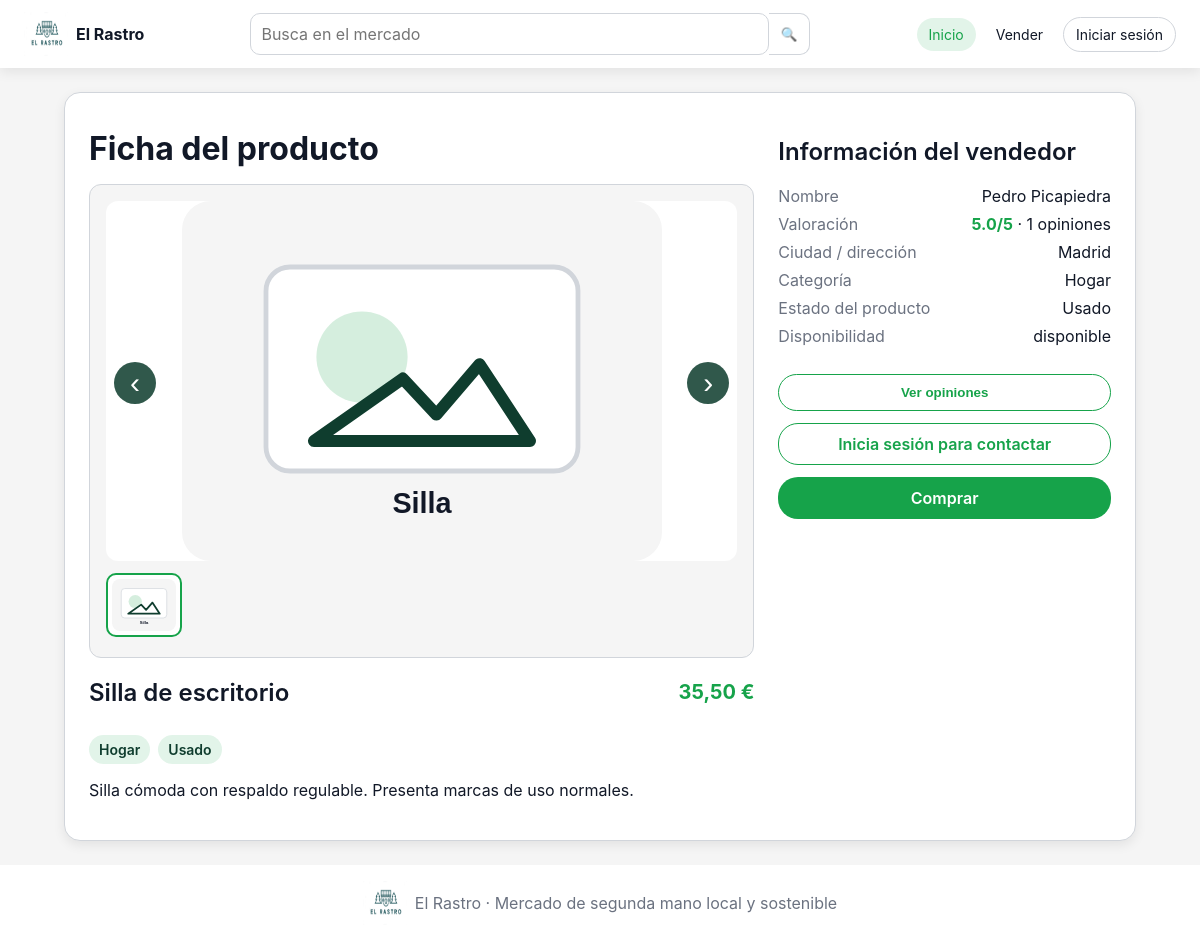
Screenshot of /public/index.php?url=producto/detalle/2 with the database file from the repository.
### tables this page shows
CREATE TABLE Imagen (
    id_imagen INT AUTO_INCREMENT PRIMARY KEY,
    url VARCHAR(255) NOT NULL,
    id_producto INT NOT NULL,
    CONSTRAINT fk_imagen_producto FOREIGN KEY (id_producto) REFERENCES Producto(id_producto) ON DELETE CASCADE
);

CREATE TABLE Producto (
    id_producto INT AUTO_INCREMENT PRIMARY KEY,
    titulo VARCHAR(150) NOT NULL,
    descripcion TEXT NOT NULL,
    precio DECIMAL(10,2) NOT NULL,
    categoria VARCHAR(50) NOT NULL,
    estado_producto VARCHAR(50) NOT NULL,
    estado VARCHAR(50) NOT NULL DEFAULT 'disponible',
    fecha_publicacion TIMESTAMP DEFAULT CURRENT_TIMESTAMP,
    id_usuario INT NOT NULL,
    CONSTRAINT fk_producto_usuario FOREIGN KEY (id_usuario) REFERENCES Usuario(id_usuario),
    CONSTRAINT chk_producto_precio CHECK (precio > 0),
    CONSTRAINT chk_producto_categoria CHECK (categoria IN ('Electrónica', 'Moda', 'Hogar', 'Deportes', 'Otros')),
    CONSTRAINT chk_producto_estado_producto CHECK (estado_producto IN ('Nuevo', 'Como nuevo', 'Usado', 'Reacondicionado')),
    CONSTRAINT chk_producto_estado CHECK (estado IN ('disponible', 'vendido', 'eliminado'))
);

CREATE TABLE Usuario (
    id_usuario INT AUTO_INCREMENT PRIMARY KEY,
    nombre VARCHAR(100) NOT NULL,
    email VARCHAR(150) NOT NULL UNIQUE,
    contrasena VARCHAR(255) NOT NULL,
    direccion VARCHAR(255),
    metodo_pago VARCHAR(50),
    fecha_registro TIMESTAMP DEFAULT CURRENT_TIMESTAMP,
    tipo VARCHAR(20) NOT NULL DEFAULT 'usuario',
    activo TINYINT(1) NOT NULL DEFAULT 1,
    CONSTRAINT chk_usuario_tipo CHECK (tipo IN ('administrador', 'usuario'))
);

### app/core/Controller.php (called while the page is built, shortened)
<?php
abstract class Controller
{
    protected function view($view, $data = []) {
        extract($data, EXTR_SKIP);
        require APP_PATH . '/views/layouts/header.php';
        require APP_PATH . '/views/' . $view . '.php';
        require APP_PATH . '/views/layouts/footer.php';
    }
}

### app/controllers/ProductoController.php (called while the page is built, shortened)
<?php
class ProductoController extends Controller
{
    private $productoModel;
    private $imagenModel;
    public function __construct()
    {
        $this->productoModel = new Producto();
        $this->imagenModel = new Imagen();
    }
    public function detalle($id = null)
    {
        $producto = $this->productoModel->porId((int)$id);
        $imagenes = $this->imagenModel->porProducto((int)$id);
        $valoracionModel = new Valoracion();
        $valoracionesVendedor = $valoracionModel->ultimasPorUsuario($producto['id_usuario'], 3);
        $this->view('productos/detalle', [
            'producto' => $producto,
            'imagenes' => $imagenes,
            'valoracionesVendedor' => $valoracionesVendedor,
            'titulo' => $producto['titulo']
        ]);
    }
}

### app/core/Router.php (called while the page is built, shortened)
<?php
class Router
{
    public function dispatch()
    {
        $url = isset($_GET['url']) ? $_GET['url'] : 'producto/index';
        $trozos = explode('/', trim($url, '/'));
        $metodo = isset($trozos[1]) ? $trozos[1] : 'index';
        $parametros = array_slice($trozos, 2);
        $controlador = new $nombreControlador();
        call_user_func_array([$controlador, $metodo], $parametros);
    }
}

### public/index.php (called while the page is built, shortened)
<?php
require_once APP_PATH . '/config/config.php';
require_once APP_PATH . '/core/Database.php';
require_once APP_PATH . '/core/Controller.php';
require_once APP_PATH . '/core/Router.php';
spl_autoload_register(function ($class) {
    foreach ([APP_PATH . '/models/', APP_PATH . '/controllers/', APP_PATH . '/core/'] as $dir) {
        $file = $dir . $class . '.php';
        if (file_exists($file)) {
            return;
        }
    }
});
$router = new Router();
$router->dispatch();

### app/core/Database.php (called while the page is built)
<?php
class Database
{
    private static $conexion = null;
    public static function getConnection()
    {
        if (self::$conexion == null) {
            $dsn = 'mysql:host=' . DB_HOST . ';dbname=' . DB_NAME . ';charset=' . DB_CHARSET;
            self::$conexion = new PDO($dsn, DB_USER, DB_PASS);
            self::$conexion->setAttribute(PDO::ATTR_ERRMODE, PDO::ERRMODE_EXCEPTION);
            self::$conexion->setAttribute(PDO::ATTR_DEFAULT_FETCH_MODE, PDO::FETCH_ASSOC);
        }
        return self::$conexion;
    }
}

### app/models/Imagen.php (called while the page is built, shortened)
<?php
class Imagen
{
    private $db;
    public function __construct() {
        $this->db = Database::getConnection();
    }
    public function porProducto($idProducto) {
        $stmt = $this->db->prepare('SELECT * FROM Imagen WHERE id_producto=:id ORDER BY id_imagen ASC');
        $stmt->execute([':id'=>$idProducto]);
        return $stmt->fetchAll();
    }
}

### app/config/config.php (called while the page is built, shortened)
<?php
function app_url($ruta = '') {
    $base = rtrim(BASE_URL, '/');
    $ruta = trim($ruta, '/');
    if ($ruta == '') {
        return $base . '/index.php';
    }
    return $base . '/index.php?url=' . $ruta;
}
function asset_url($ruta = '') {
    return rtrim(BASE_URL, '/') . '/' . ltrim($ruta, '/');
}
function image_url($ruta) {
    return asset_url($ruta);
}

### app/models/Producto.php (called while the page is built, shortened)
<?php
class Producto
{
    private $db;
    public function __construct()
    {
        $this->db = Database::getConnection();
    }
    public function porId($id)
    {
        $sql = 'SELECT p.*, u.nombre AS vendedor, u.direccion, u.email,
                       (SELECT ROUND(AVG(v.puntuacion), 1) FROM Valoracion v WHERE v.id_receptor = u.id_usuario) AS valoracion_media,
                       (SELECT COUNT(*) FROM Valoracion v WHERE v.id_receptor = u.id_usuario) AS valoracion_total
                FROM Producto p
                INNER JOIN Usuario u ON u.id_usuario = p.id_usuario
                WHERE p.id_producto = :id AND p.estado <> "eliminado"';
        $stmt = $this->db->prepare($sql);
        $stmt->execute([':id' => $id]);
        return $stmt->fetch();
    }
}

### app/views/productos/detalle.php (the view, shortened to what this page needs)
<section class="detail card">
    <div class="detail-media">
        <h1>Ficha del producto</h1>
        <?php $imgs = !empty($imagenes) ? $imagenes : [['url'=>'assets/img/producto-placeholder.svg']]; ?>
        <div class="carousel" data-carousel>
            <button class="carousel-btn prev" type="button" data-carousel-prev aria-label="Imagen anterior">‹</button>
            <img class="carousel-main" data-carousel-main src="<?= htmlspecialchars(image_url($imgs[0]['url'])) ?>" alt="<?= htmlspecialchars($producto['titulo']) ?>">
            <button class="carousel-btn next" type="button" data-carousel-next aria-label="Imagen siguiente">›</button>
            <div class="carousel-thumbs" role="list">
                <?php foreach ($imgs as $i => $img): ?>
                    <button type="button" class="thumb <?= $i === 0 ? 'selected' : '' ?>" data-carousel-thumb data-src="<?= htmlspecialchars(image_url($img['url'])) ?>" aria-label="Ver imagen <?= $i + 1 ?>">
                        <img src="<?= htmlspecialchars(image_url($img['url'])) ?>" alt="Miniatura <?= $i + 1 ?>">
                    </button>
                <?php endforeach; ?>
            </div>
        </div>
        <div class="detail-title">
            <h2><?= htmlspecialchars($producto['titulo']) ?></h2>
            <strong><?= number_format((float)$producto['precio'], 2, ',', '.') ?> €</strong>
        </div>
        <div class="product-meta">
            <span><?= htmlspecialchars($producto['categoria'] ?? 'Otros') ?></span>
            <span><?= htmlspecialchars($producto['estado_producto'] ?? 'Usado') ?></span>
        </div>
        <p><?= nl2br(htmlspecialchars($producto['descripcion'])) ?></p>
    </div>
    <aside class="seller-box">
        <h2>Información del vendedor</h2>
        <dl>
            <dt>Nombre</dt><dd><?= htmlspecialchars($producto['vendedor']) ?></dd>
            <dt>Valoración</dt>
            <dd>
                <?php if (!empty($producto['valoracion_total'])): ?>
                    <span class="rating-summary">
                        <strong><?= htmlspecialchars((string)$producto['valoracion_media']) ?>/5</strong>
                        · <?= (int)$producto['valoracion_total'] ?> opiniones
                    </span>
                <?php else: ?>
                    Sin valoraciones todavía
                <?php endif; ?>
            </dd>
            <dt>Ciudad / dirección</dt><dd><?= htmlspecialchars($producto['direccion']) ?></dd>
            <dt>Categoría</dt><dd><?= htmlspecialchars($producto['categoria'] ?? 'Otros') ?></dd>
            <dt>Estado del producto</dt><dd><?= htmlspecialchars($producto['estado_producto'] ?? 'Usado') ?></dd>
            <dt>Disponibilidad</dt><dd><?= htmlspecialchars($producto['estado']) ?></dd>
        </dl>
        <button class="btn secondary" type="button" data-toggle-opinions aria-expanded="false" aria-controls="sellerOpinions">
            Ver opiniones
        </button>
        <?php if ($producto['estado'] === 'disponible'): ?>
            <?php if (!empty($_SESSION['usuario']) && (int)$_SESSION['usuario']['id_usuario'] !== (int)$producto['id_usuario']): ?>
                <a class="btn secondary" href="<?= app_url('mensaje/contactar/' . (int)$producto['id_producto']) ?>">Contactar vendedor</a>
            <?php elseif (empty($_SESSION['usuario'])): ?>
                <a class="btn secondary" href="<?= app_url('auth/login') ?>">Inicia sesión para contactar</a>
            <?php endif; ?>
            <a class="btn primary" href="<?= app_url('producto/comprar/' . (int)$producto['id_producto']) ?>">Comprar</a>
        <?php else: ?>
            <button class="btn disabled" disabled>Producto vendido</button>
        <?php endif; ?>
    </aside>
</section>

### public/assets/css/estilo.css (style rules this page uses)
:root { --green: #16A34A; --green-dark: #0F3D2E; --bg: #F5F5F5; --gray: #D1D5DB; --text-muted: #6B7280; --text: #111827; --error: #DC2626; --warning: #F59E0B; --shadow: 0 4px 12px rgba(0,0,0,0.08); --radius: 12px; --radius-lg: 16px; }
* { box-sizing: border-box; }
body { margin: 0; font-family: Inter, Poppins, Roboto, Arial, sans-serif; background: var(--bg); color: var(--text); font-size: 16px; }
a { color: var(--green); text-decoration: none; }
img { max-width: 100%; display: block; }
h1 { font-size: clamp(28px, 4vw, 32px); margin: 12px 0 16px; font-weight: 700; }
h2 { font-size: clamp(22px, 3vw, 24px); font-weight: 600; }
.card { background: #fff; border: 1px solid var(--gray); border-radius: var(--radius-lg); box-shadow: var(--shadow); padding: 24px; }
.btn { display: inline-flex; align-items: center; justify-content: center; border: 1px solid transparent; border-radius: 20px; padding: 10px 20px; font-weight: 600; cursor: pointer; transition: .2s ease; }
.btn.primary { background: var(--green); color: #fff; }
.btn.secondary { background: #fff; color: var(--green); border-color: var(--green); }
.product-card strong, .detail-title strong { color: var(--green); font-size: 20px; }
.product-meta { display: flex; flex-wrap: wrap; gap: 8px; margin: 8px 0 16px; }
.product-meta span { background: rgba(22,163,74,.12); color: var(--green-dark); padding: 6px 10px; border-radius: 20px; font-size: 14px; font-weight: 600; }
.detail { display: grid; grid-template-columns: minmax(0, 2fr) minmax(280px, 1fr); gap: 24px; }
.detail-media { min-width: 0; }
.detail-title { display: flex; justify-content: space-between; align-items: center; gap: 16px; }
.carousel { position: relative; background: var(--bg); border-radius: var(--radius); padding: 16px; border: 1px solid var(--gray); }
.carousel-main { width: 100%; height: 360px; object-fit: contain; background: #fff; border-radius: var(--radius); }
.carousel-btn { position: absolute; top: 42%; transform: translateY(-50%); width: 42px; height: 42px; border: 0; border-radius: 50%; background: rgba(15,61,46,.86); color: #fff; font-size: 30px; cursor: pointer; }
.carousel-btn.prev { left: 24px; }
.carousel-btn.next { right: 24px; }
.carousel-thumbs { display: flex; gap: 8px; margin-top: 12px; overflow-x: auto; padding-bottom: 4px; }
.thumb { border: 2px solid transparent; border-radius: 10px; padding: 4px; background: #fff; cursor: pointer; min-width: 70px; }
.thumb.selected { border-color: var(--green); }
.thumb img { width: 64px; height: 52px; object-fit: cover; border-radius: 8px; }
.seller-box dl { display: grid; grid-template-columns: auto 1fr; gap: 8px 16px; }
.seller-box dt { color: var(--text-muted); }
.seller-box dd { margin: 0; text-align: right; }
.seller-box .btn { width: 100%; margin-top: 12px; }
.rating-summary strong { color: var(--green); }

### rows the page displays
imagen: url (picture)
producto: titulo "Silla de escritorio", precio "35,50", categoria "Hogar", estado_producto "Usado", descripcion "Silla cómoda con respaldo regulable. Presenta marcas de uso normales.", id_usuario.nombre "Pedro Picapiedra", id_usuario.direccion "Madrid", estado "disponible"

### other values shown
$producto['valoracion_media'] "5.0"
$producto['valoracion_total'] "1"
